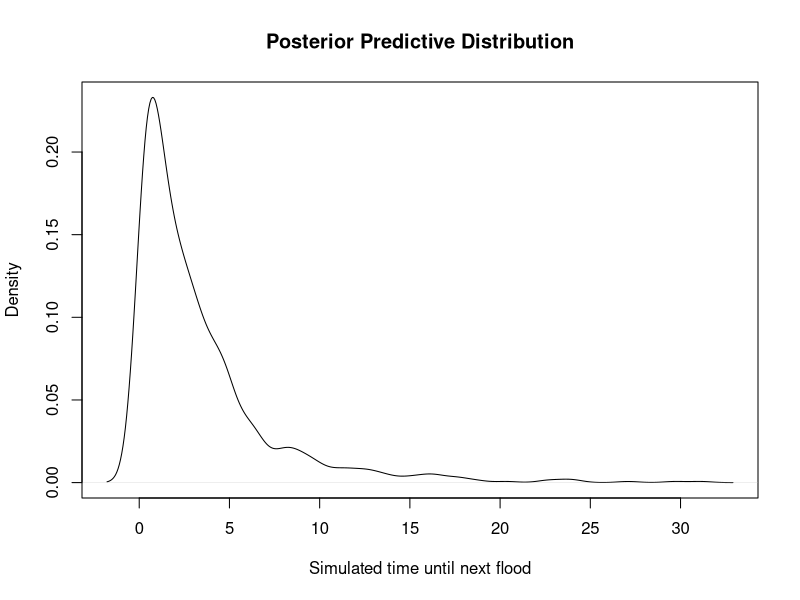

The R source for this figure:
## ---- chunk 1

alpha <- 1
beta  <- 1

y <- c(1.5, 2.3, 7.7, 4.2, 1.1, .9, 4.3)

n <- length(y)

alpha_post <- alpha + n
beta_post  <- beta  + sum(y)

cat("Posterior shape  =", alpha_post, "\n")
cat("Posterior rate   =", beta_post,  "\n")


Nsim <- 1000

lambda_samp <- rgamma(Nsim, shape = alpha_post, rate = beta_post)
y_pred      <- rexp(Nsim,  rate = lambda_samp)

plot(density(y_pred), 
     main = "Posterior Predictive Distribution",
     xlab = "Simulated time until next flood")
